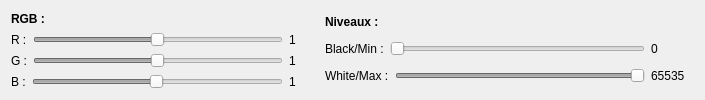
      <widget class="QWidget" name="Niveaux">
       <attribute name="title">
        <string>Levels</string>
       </attribute>
       <layout class="QHBoxLayout" name="horizontalLayout_10">
        <item>
         <layout class="QVBoxLayout" name="verticalLayout_3">
          <item>
           <widget class="QLabel" name="label">
            <property name="maximumSize">
             <size>
              <width>16777215</width>
              <height>20</height>
             </size>
            </property>
            <property name="font">
             <font>
              <weight>75</weight>
              <bold>true</bold>
             </font>
            </property>
            <property name="text">
             <string>RGB :</string>
            </property>
           </widget>
          </item>
          <item>
           <layout class="QHBoxLayout" name="horizontalLayout_7">
            <item>
             <widget class="QLabel" name="label_7">
              <property name="maximumSize">
               <size>
                <width>16777215</width>
                <height>20</height>
               </size>
              </property>
              <property name="text">
               <string>R :</string>
              </property>
             </widget>
            </item>
            <item>
             <widget class="QSlider" name="R_slider">
              <property name="enabled">
               <bool>false</bool>
              </property>
              <property name="minimumSize">
               <size>
                <width>250</width>
                <height>0</height>
               </size>
              </property>
              <property name="maximumSize">
               <size>
                <width>16777215</width>
                <height>20</height>
               </size>
              </property>
              <property name="minimum">
               <number>1</number>
              </property>
              <property name="maximum">
               <number>200</number>
              </property>
              <property name="value">
               <number>100</number>
              </property>
              <property name="sliderPosition">
               <number>100</number>
              </property>
              <property name="orientation">
               <enum>Qt::Horizontal</enum>
              </property>
             </widget>
            </item>
            <item>
             <widget class="QLabel" name="R_value">
              <property name="minimumSize">
               <size>
                <width>30</width>
                <height>0</height>
               </size>
              </property>
              <property name="maximumSize">
               <size>
                <width>16777215</width>
                <height>20</height>
               </size>
              </property>
              <property name="text">
               <string>1</string>
              </property>
             </widget>
            </item>
           </layout>
          </item>
          <item>
           <layout class="QHBoxLayout" name="horizontalLayout_8">
            <item>
             <widget class="QLabel" name="label_8">
              <property name="maximumSize">
               <size>
                <width>16777215</width>
                <height>20</height>
               </size>
              </property>
              <property name="text">
               <string>G :</string>
              </property>
             </widget>
            </item>
            <item>
             <widget class="QSlider" name="G_slider">
              <property name="enabled">
               <bool>false</bool>
              </property>
              <property name="minimumSize">
               <size>
                <width>250</width>
                <height>0</height>
               </size>
              </property>
              <property name="maximumSize">
               <size>
                <width>16777215</width>
                <height>20</height>
               </size>
              </property>
              <property name="minimum">
               <number>1</number>
              </property>
              <property name="maximum">
               <number>200</number>
              </property>
              <property name="value">
               <number>100</number>
              </property>
              <property name="orientation">
               <enum>Qt::Horizontal</enum>
              </property>
             </widget>
            </item>
            <item>
             <widget class="QLabel" name="G_value">
              <property name="minimumSize">
               <size>
                <width>30</width>
                <height>0</height>
               </size>
              </property>
              <property name="maximumSize">
               <size>
                <width>16777215</width>
                <height>20</height>
               </size>
              </property>
              <property name="text">
               <string>1</string>
              </property>
             </widget>
            </item>
           </layout>
          </item>
          <item>
           <layout class="QHBoxLayout" name="horizontalLayout_9">
            <item>
             <widget class="QLabel" name="label_11">
              <property name="maximumSize">
               <size>
                <width>16777215</width>
                <height>20</height>
               </size>
              </property>
              <property name="text">
               <string>B :</string>
              </property>
             </widget>
            </item>
            <item>
             <widget class="QSlider" name="B_slider">
              <property name="enabled">
               <bool>false</bool>
              </property>
              <property name="minimumSize">
               <size>
                <width>250</width>
                <height>0</height>
               </size>
              </property>
              <property name="maximumSize">
               <size>
                <width>16777215</width>
                <height>20</height>
               </size>
              </property>
              <property name="minimum">
               <number>1</number>
              </property>
              <property name="maximum">
               <number>200</number>
              </property>
              <property name="value">
               <number>100</number>
              </property>
              <property name="orientation">
               <enum>Qt::Horizontal</enum>
              </property>
             </widget>
            </item>
            <item>
             <widget class="QLabel" name="B_value">
              <property name="minimumSize">
               <size>
                <width>30</width>
                <height>0</height>
               </size>
              </property>
              <property name="maximumSize">
               <size>
                <width>16777215</width>
                <height>20</height>
               </size>
              </property>
              <property name="text">
               <string>1</string>
              </property>
             </widget>
            </item>
           </layout>
          </item>
         </layout>
        </item>
        <item>
         <layout class="QVBoxLayout" name="verticalLayout_5">
          <item>
           <widget class="QLabel" name="label_16">
            <property name="maximumSize">
             <size>
              <width>16777215</width>
              <height>20</height>
             </size>
            </property>
            <property name="font">
             <font>
              <weight>75</weight>
              <bold>true</bold>
             </font>
            </property>
            <property name="text">
             <string>Niveaux :</string>
            </property>
           </widget>
          </item>
          <item>
           <layout class="QHBoxLayout" name="horizontalLayout_5">
            <item>
             <widget class="QLabel" name="label_5">
              <property name="maximumSize">
               <size>
                <width>16777215</width>
                <height>20</height>
               </size>
              </property>
              <property name="text">
               <string>Black/Min :</string>
              </property>
             </widget>
            </item>
            <item>
             <widget class="QSlider" name="black_slider">
              <property name="enabled">
               <bool>false</bool>
              </property>
              <property name="minimumSize">
               <size>
                <width>250</width>
                <height>0</height>
               </size>
              </property>
              <property name="maximumSize">
               <size>
                <width>16777215</width>
                <height>20</height>
               </size>
              </property>
              <property name="maximum">
               <number>65535</number>
              </property>
              <property name="orientation">
               <enum>Qt::Horizontal</enum>
              </property>
             </widget>
            </item>
            <item>
             <widget class="QLabel" name="black">
              <property name="minimumSize">
               <size>
                <width>43</width>
                <height>0</height>
               </size>
              </property>
              <property name="maximumSize">
               <size>
                <width>16777215</width>
                <height>20</height>
               </size>
              </property>
              <property name="text">
               <string>0</string>
              </property>
             </widget>
            </item>
           </layout>
          </item>
          <item>
           <layout class="QHBoxLayout" name="horizontalLayout_6">
            <item>
             <widget class="QLabel" name="label_6">
              <property name="maximumSize">
               <size>
                <width>16777215</width>
                <height>20</height>
               </size>
              </property>
              <property name="text">
               <string>White/Max :</string>
              </property>
             </widget>
            </item>
            <item>
             <widget class="QSlider" name="white_slider">
              <property name="enabled">
               <bool>false</bool>
              </property>
              <property name="minimumSize">
               <size>
                <width>250</width>
                <height>0</height>
               </size>
              </property>
              <property name="maximumSize">
               <size>
                <width>16777215</width>
                <height>20</height>
               </size>
              </property>
              <property name="maximum">
               <number>65535</number>
              </property>
              <property name="sliderPosition">
               <number>65535</number>
              </property>
              <property name="orientation">
               <enum>Qt::Horizontal</enum>
              </property>
             </widget>
            </item>
            <item>
             <widget class="QLabel" name="white">
              <property name="minimumSize">
               <size>
                <width>43</width>
                <height>0</height>
               </size>
              </property>
              <property name="maximumSize">
               <size>
                <width>16777215</width>
                <height>20</height>
               </size>
              </property>
              <property name="text">
               <string>65535</string>
              </property>
             </widget>
            </item>
           </layout>
          </item>
         </layout>
        </item>
       </layout>
      </widget>
